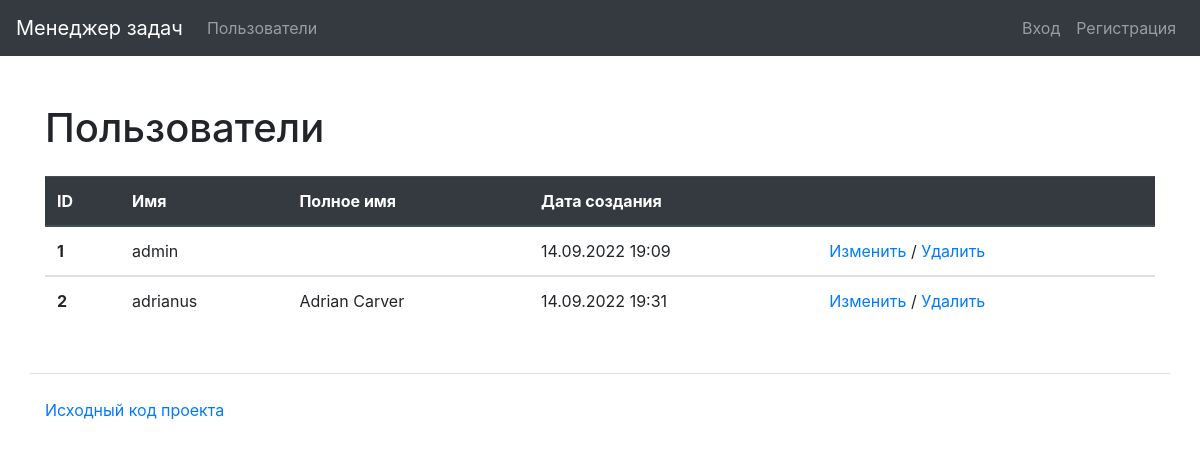
/users/, run on the app's committed database.
### task_manager/users/models.py (models this page shows, shortened)
class ApplicationUsers(AbstractUser):
    class Meta:
        verbose_name = 'ApplicationUser'
        verbose_name_plural = 'ApplicationUsers'

### task_manager/users/views.py (the view)
# urls.py: path('', ListOfUsers.as_view(), name='list_of_users'),
class ListOfUsers(ListView):
    model = ApplicationUsers
    template_name = 'users/list_of_users.html'
    context_object_name = 'application_users'

### task_manager/templates/users/list_of_users.html
{% extends 'index.html' %}
{% load i18n %}
{% block content %}
 <h1 class="my-4">{% trans 'Пользователи' %}</h1>
 <table class="table">
   <thead class="thead-dark">
     <tr>
         <th scope="col">ID</th>
         <th scope="col">{% trans 'Имя' %}</th>
         <th scope="col">{% trans 'Полное имя' %}</th>
         <th scope="col">{% trans 'Дата создания' %}</th>
         <th scope="col"></th>
     </tr>
   </thead>
     {% for user in application_users %}
   <tbody>
     <tr>
         <th scope="row">{{ user.id }}</th>
         <td>{{ user.username }}</td>
         <td>{{ user.first_name}} {{ user.last_name }}</td>
         <td>{{ user.date_joined|date:"d.m.Y H:i" }}</td>
         <td>
             <a class="text-decoration-none" href="{% url 'update_user' user.id %}">{% trans 'Изменить' %}</a>
             <a>/</a>
             <a class="text-decoration-none" href="{% url 'delete_user' user.id %}">{% trans 'Удалить' %}</a>
         </td>
     </tr>
   </tbody>
     {% endfor %}
 </table>
{% endblock %}

### data on the page
ApplicationUsers: id "1", username "admin", date_joined "14.09.2022 19:09"
ApplicationUsers: id "2", username "adrianus", first_name "Adrian", last_name "Carver", date_joined "14.09.2022 19:31"
